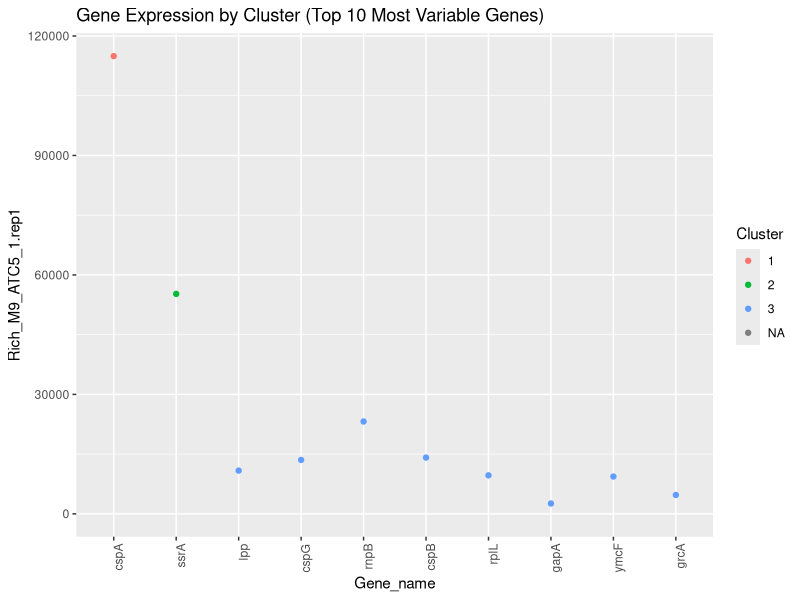

Recreate this plot in R.
library(cluster)  # load cluster package
library(ggplot2)  # load ggplot

# read in the data
data <- read.csv("GENENAMES_ecoli_expression_data.csv", header = TRUE)

# extract expression data (assumes columns 3 to the end contain the expression data)
expression_data <- data[, 3:ncol(data)]  
rownames(expression_data) <- data$Gene_name  # use gene names as row identifiers

# normalize the data
expression_data <- scale(expression_data)  

# calculate variance for each gene (row-wise)
gene_variance <- apply(expression_data, 1, var)

# select the top 10 most variable genes
top_genes <- names(sort(gene_variance, decreasing = TRUE)[1:10])

# subset the data to only include the top 10 genes
expression_subset <- expression_data[top_genes, ]

# perform CLARA clustering on the subset data
clara_result <- clara(expression_subset, k = 3)  # 3 clusters, adjust k as needed

# create a cluster data frame for the top genes
cluster_data <- data.frame(Gene_name = top_genes, Cluster = clara_result$clustering)

# merge the cluster labels back into the original data frame (only for top genes)
data <- merge(data, cluster_data, by = "Gene_name", all.x = TRUE)

# plot expression of the top 10 most variable genes
ggplot(data, aes(x = Gene_name, y = Rich_M9_ATC5_1.rep1, color = as.factor(Cluster))) +
  geom_point() +
  theme(axis.text.x = element_text(angle = 90, hjust = 1)) +
  labs(title = "Gene Expression by Cluster (Top 10 Most Variable Genes)", color = "Cluster") +
  scale_x_discrete(limits = top_genes)  # limit the x-axis to the top genes


